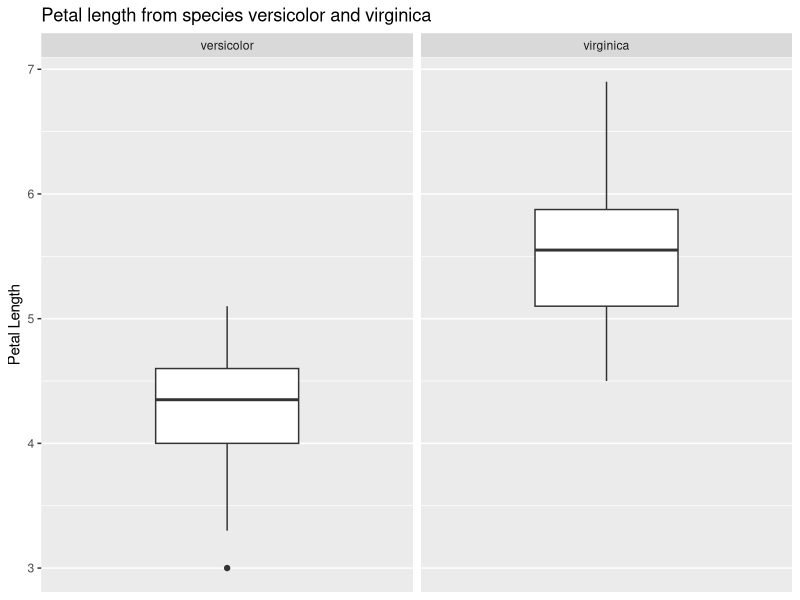
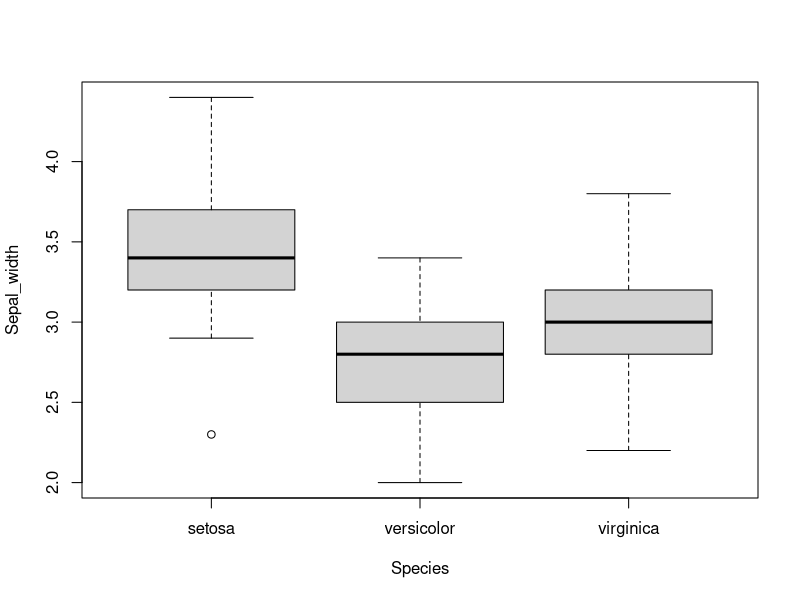

Here is the R script that generated these plots, in order:
## ---- chunk 1
library(tidyverse)
## ---- chunk 2
data("iris")
## ---- chunk 3
head(iris)
## ---- chunk 4
t.test(x=iris$Sepal.Length, alternative = "two.sided", mu=5.7)
## ---- chunk 5
t.test(x=iris$Petal.Width, alternative = "less", mu=2.1)
## ---- chunk 6
var.test(iris[iris$Species == "virginica" , "Petal.Length"],
         iris[iris$Species == "versicolor" , "Petal.Length"],
         ratio = 1, alternative = "two.sided")
## ---- chunk 7
t.test(x=iris[iris$Species == "virginica" , "Petal.Length"],
         y= iris[iris$Species == "versicolor" , "Petal.Length"],
        alternative = "greater", mu =0, var.equal= FALSE)
## ---- chunk 8
df <- iris %>% 
  select(Species, Petal.Length) %>%   
  filter(Species == "virginica" | Species =="versicolor" ) %>% 
  ggplot() + 
  geom_boxplot(mapping=aes(y=Petal.Length )) + 
  scale_x_discrete( ) +
  labs(title = "Petal length from species versicolor and virginica",
       y = "Petal Length") +
  facet_wrap(~Species)
## ---- chunk 9
df
## ---- chunk 10
Species <- iris$Species
Sepal_width <- iris$Sepal.Width
## ---- chunk 11
boxplot(Sepal_width ~ Species)
## ---- chunk 12
anova_test <- aov(Sepal_width ~ Species)
## ---- chunk 13
summary(anova_test)
